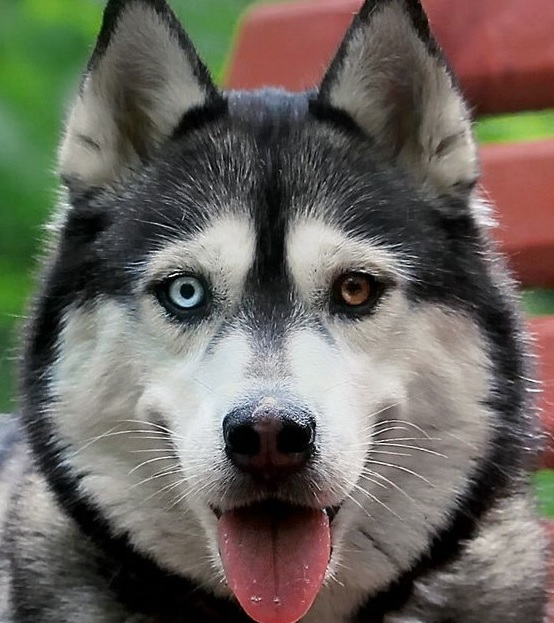
#> input picture pic/1.jpg, 554 x 623 px
$ python thresholding.py
#> lines starting #> are read from the running program, lines starting #| are printed output that depends on the picture; after the words box and inside, x2 and y2 are one past the last pixel; in counts of white or black regions, pixels touching at a corner belong together
import cv2
import matplotlib.pyplot as plt
# 阈值化

img = cv2.imread(r'./pic/1.jpg')
#> img is the input picture: shape (623, 554, 3); mean B, G, R 93.6, 101.2, 106.4

'''
# (1)
# 二进制阈值化
_, thresh_0 = cv2.threshold(img, 127, 255, cv2.THRESH_BINARY)
# 反二进制阈值化
_, thresh_1 = cv2.threshold(img, 127, 255, cv2.THRESH_BINARY_INV)
# 阈值化到零
_, thresh_2 = cv2.threshold(img, 127, 255, cv2.THRESH_TOZERO)
# 反阈值化到零
_, thresh_3 = cv2.threshold(img, 127, 255, cv2.THRESH_TOZERO_INV)
# 和阈值截断
_, thresh_4 = cv2.threshold(img, 127, 255, cv2.THRESH_TRUNC)

images = [img, thresh_0, thresh_1, thresh_2, thresh_3, thresh_4]
fig, axs = plt.subplots(nrows = 2, ncols = 3, figsize = (13, 13))
for ind, p in enumerate(images):
    ax = axs[ind//3, ind%3]
    ax.imshow(p)
    ax.axis('off')
plt.show()
'''


# (2)
# 自适应阈值化
img = cv2.cvtColor(img, cv2.COLOR_BGR2GRAY)
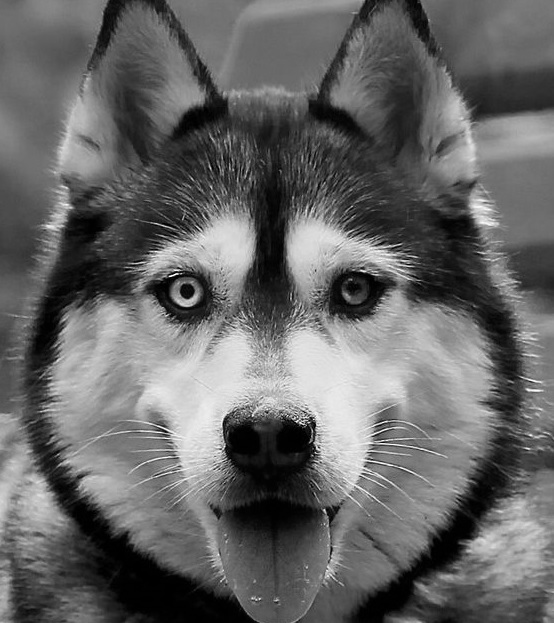
#> img: shape (623, 554); min 0, max 255, mean 101.9
# Adaptive Thresholding
_, thresh_binary = cv2.threshold(img, thresh = 127, maxval = 255, type = cv2.THRESH_BINARY)
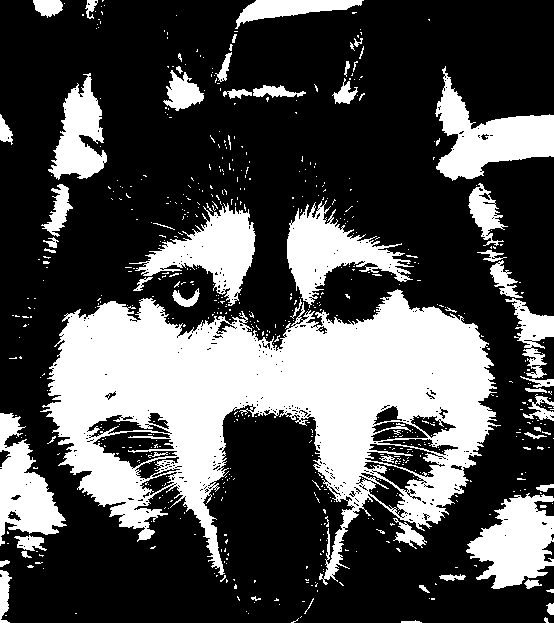
#> thresh_binary: shape (623, 554); 30.8% white; 650 white regions (592 under 20 px), largest, box (x1, y1, x2, y2) and area: (40, 289, 501, 585) 63767, (435, 66, 554, 181) 5869, (287, 200, 414, 308) 5287
adap_mean_2 = cv2.adaptiveThreshold(img, 255,
                                    cv2.ADAPTIVE_THRESH_MEAN_C,
                                    cv2.THRESH_BINARY, 7, 2)
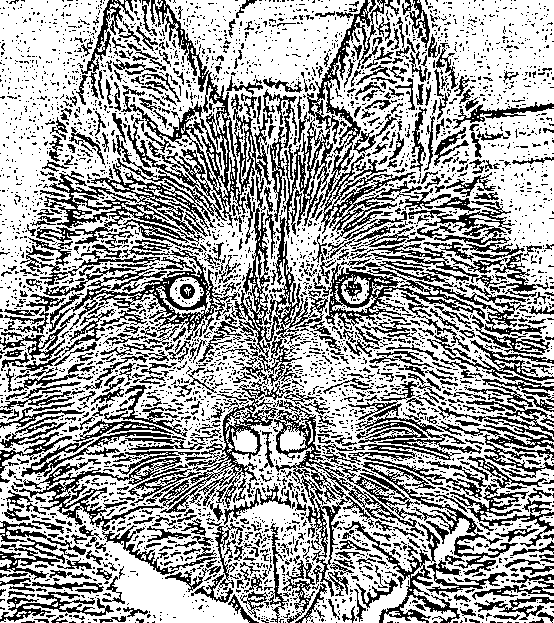
#> adap_mean_2: shape (623, 554); 63.6% white; black in thin lines or dots
adap_mean_2_inv = cv2.adaptiveThreshold(img, 255,
                                        cv2.ADAPTIVE_THRESH_MEAN_C,
                                        cv2.THRESH_BINARY_INV, 7, 2)
#> adap_mean_2_inv: shape (623, 554); 36.4% white in thin lines or dots
adap_mean_8 = cv2.adaptiveThreshold(img, 255,
                                    cv2.ADAPTIVE_THRESH_MEAN_C,
                                    cv2.THRESH_BINARY, 7, 8)
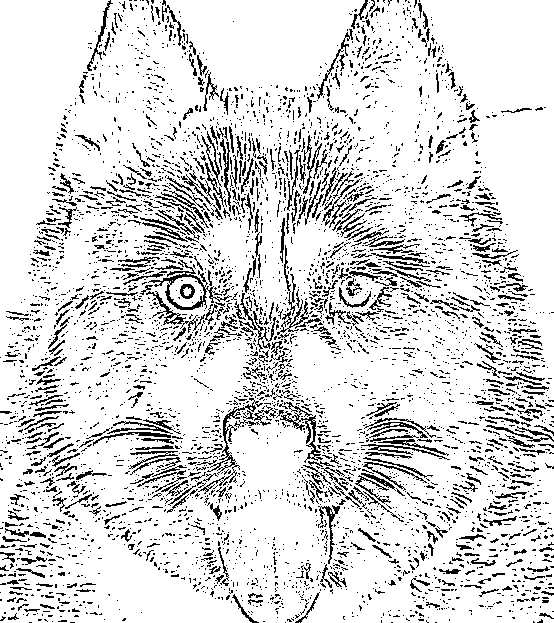
#> adap_mean_8: shape (623, 554); 85.6% white; black in thin lines or dots
adap_gaussian_8 = cv2.adaptiveThreshold(img, 255,
                                    cv2.ADAPTIVE_THRESH_GAUSSIAN_C,
                                    cv2.THRESH_BINARY, 7, 8)
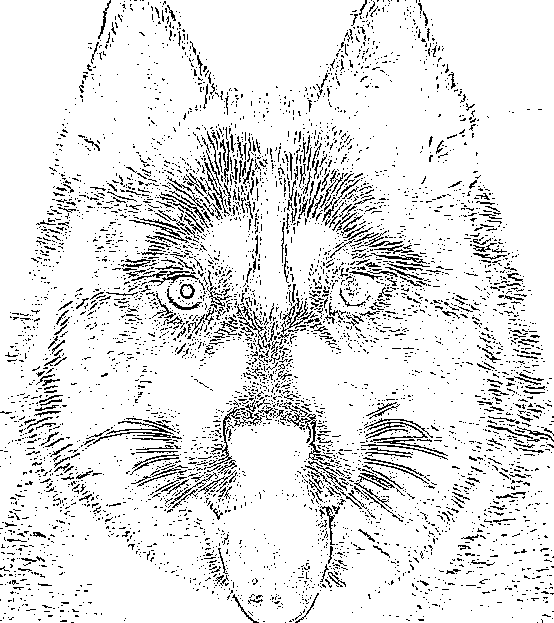
#> adap_gaussian_8: shape (623, 554); 89.7% white; black in thin lines or dots

images = [img, thresh_binary, adap_mean_2, adap_mean_2_inv,
          adap_mean_8, adap_gaussian_8]
fig, axs = plt.subplots(nrows = 2, ncols = 3, figsize = (15, 15))
for ind, p in enumerate(images):
    ax = axs[ind%2, ind//2]
    ax.imshow(p, cmap = 'gray')
    ax.axis('off')
#> this loop made 6 passes
plt.show()

$ run again, with pic/2.jpg copied over pic/1.jpg
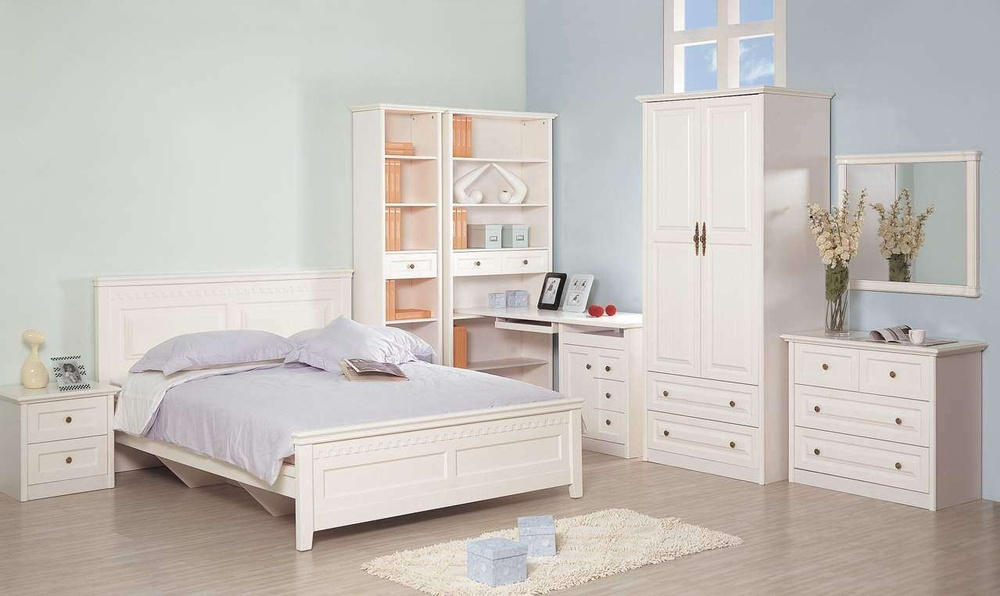
#> input picture pic/2.jpg, 1000 x 596 px, shrunk from 1279 x 762 before the run
#> img is the input picture: shape (596, 1000, 3); mean B, G, R 188.6, 193.5, 198.6
#> img: shape (596, 1000)
#> `_, thresh_binary = cv2.threshold(img, thresh = 127, maxval = 255, type..`:
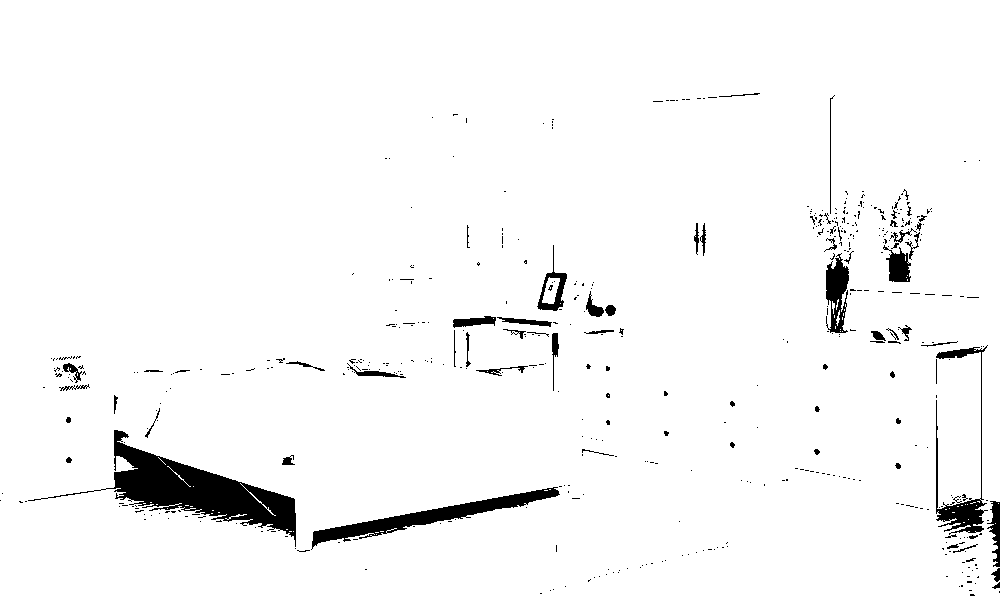
#> thresh_binary: shape (596, 1000); 96.5% white; 507 black regions (440 under 20 px), largest, box (x1, y1, x2, y2) and area: (28, 430, 296, 547) 7861, (311, 487, 560, 550) 3126, (936, 345, 988, 535) 1705
#> adap_mean_2: shape (596, 1000); 79.7% white; black in thin lines or dots
#> adap_mean_2_inv: shape (596, 1000); 20.3% white in thin lines or dots
#> adap_mean_8: shape (596, 1000); 92.6% white; black in thin lines or dots
#> `adap_gaussian_8 = cv2.adaptiveThreshold(img, 255, cv2.ADAPTIVE_THRESH_..`:
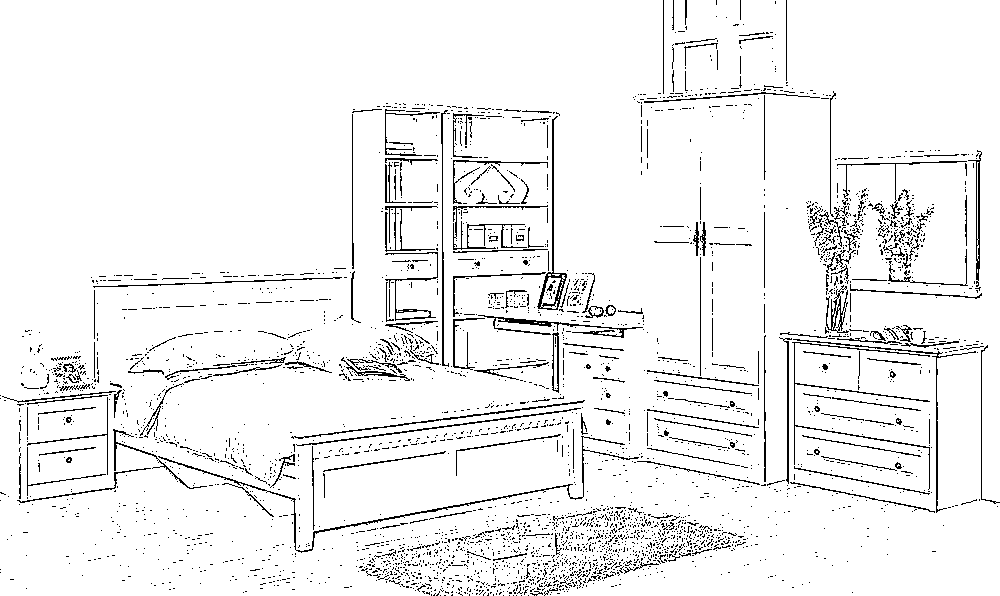
#> adap_gaussian_8: shape (596, 1000); 94.4% white; black in thin lines or dots
#> the loop `for ind, p in enumerate(images):` made 6 passes
